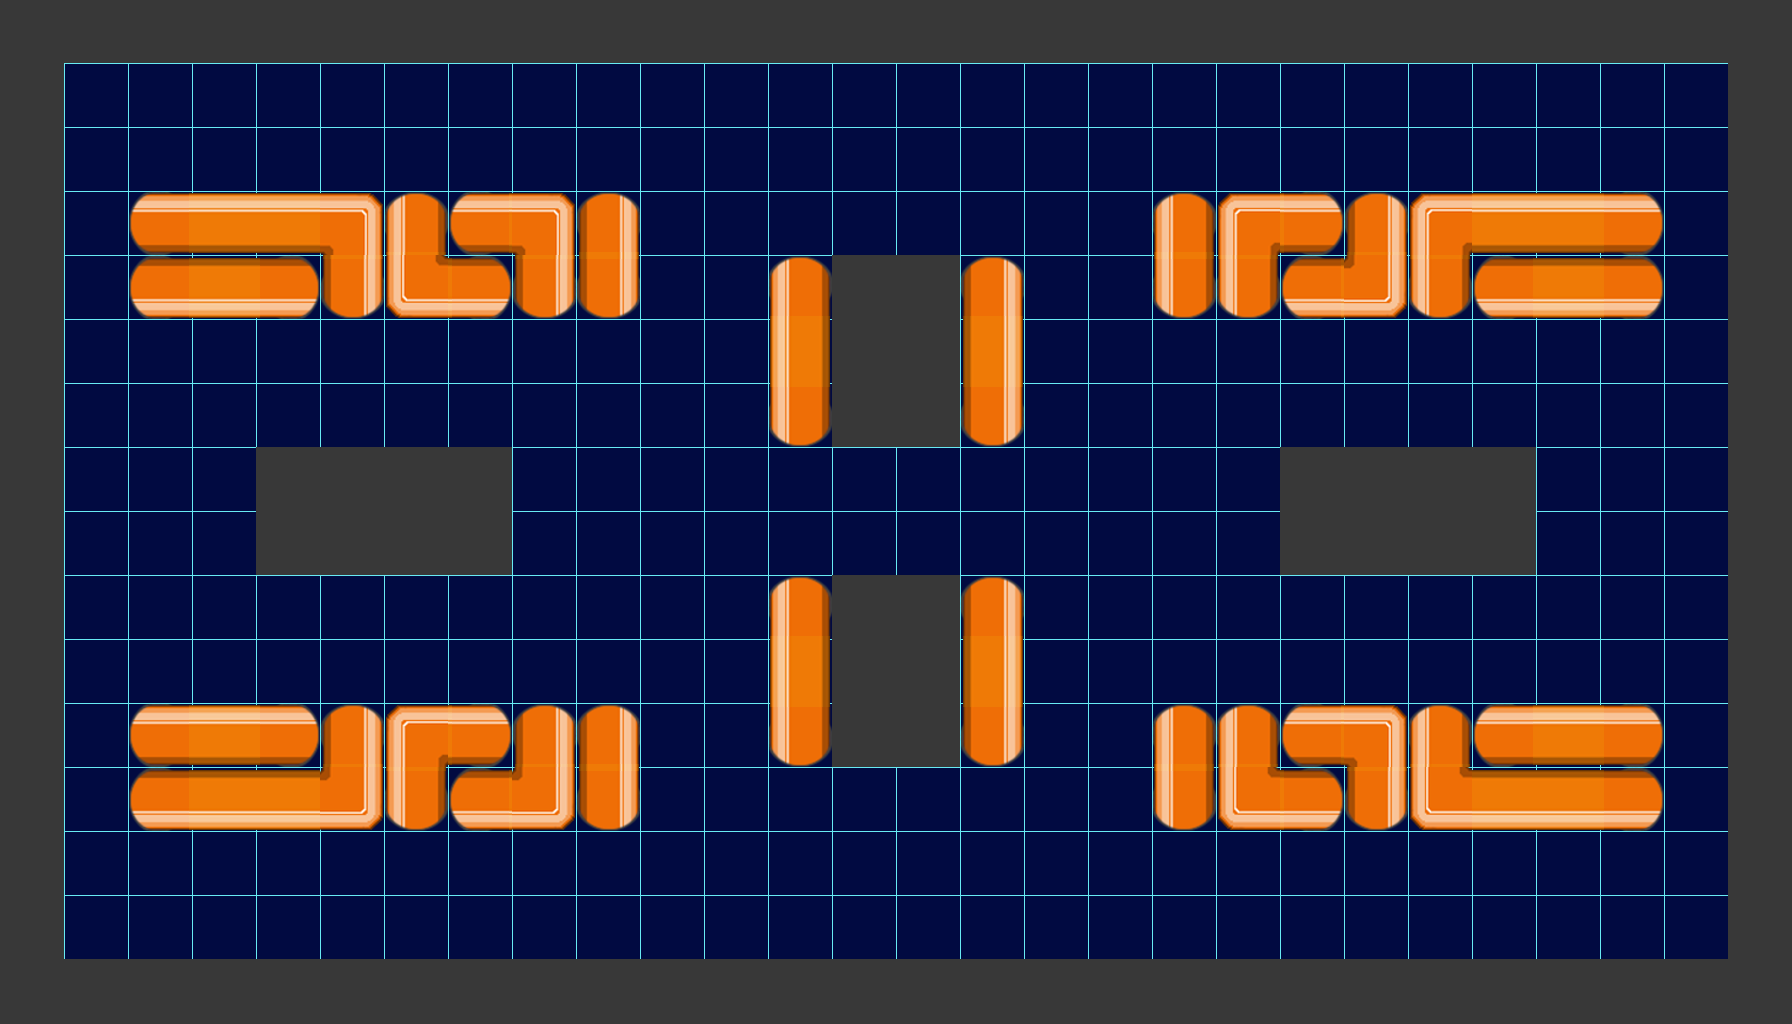

Below is a game level as drawn by its tile map, then a one-line description and the .tmx file that defines it, in full:
An orthogonal 28x16 tile map with 64x64 px tiles, 1 tile layer (tiles) and 14 objects.

<map version="1.0" tiledversion="1.0.3" orientation="orthogonal" renderorder="right-down" width="28" height="16" tilewidth="64" tileheight="64" nextobjectid="29">
 <tileset firstgid="1" source="NeonPulseTiles.tsx" />
 <layer name="tiles" width="28" height="16">
  <data encoding="csv">
9,9,9,9,9,9,9,9,9,9,9,9,9,9,9,9,9,9,9,9,9,9,9,9,9,9,9,9,
9,10,10,10,10,10,10,10,10,10,10,10,10,10,10,10,10,10,10,10,10,10,10,10,10,10,10,9,
9,10,10,10,10,10,10,10,10,10,10,10,10,10,10,10,10,10,10,10,10,10,10,10,10,10,10,9,
9,10,24,31,31,20,32,24,20,33,10,10,10,10,10,10,10,10,32,23,27,33,23,31,31,27,10,9,
9,10,25,28,26,35,21,26,35,35,10,10,32,9,9,33,10,10,34,34,25,22,34,25,28,26,10,9,
9,10,10,10,10,10,10,10,10,10,10,10,29,9,9,30,10,10,10,10,10,10,10,10,10,10,10,9,
9,10,10,10,10,10,10,10,10,10,10,10,34,9,9,35,10,10,10,10,10,10,10,10,10,10,10,9,
9,10,10,10,9,9,9,9,10,10,10,10,10,10,10,10,10,10,10,10,9,9,9,9,10,10,10,9,
9,10,10,10,9,9,9,9,10,10,10,10,10,10,10,10,10,10,10,10,9,9,9,9,10,10,10,9,
9,10,10,10,10,10,10,10,10,10,10,10,32,9,9,33,10,10,10,10,10,10,10,10,10,10,10,9,
9,10,10,10,10,10,10,10,10,10,10,10,29,9,9,30,10,10,10,10,10,10,10,10,10,10,10,9,
9,10,24,31,27,33,23,27,33,33,10,10,34,9,9,35,10,10,32,32,24,20,32,24,31,27,10,9,
9,10,25,28,28,22,34,25,22,35,10,10,10,10,10,10,10,10,34,21,26,35,21,28,28,26,10,9,
9,10,10,10,10,10,10,10,10,10,10,10,10,10,10,10,10,10,10,10,10,10,10,10,10,10,10,9,
9,10,10,10,10,10,10,10,10,10,10,10,10,10,10,10,10,10,10,10,10,10,10,10,10,10,10,9,
9,9,9,9,9,9,9,9,9,9,9,9,9,9,9,9,9,9,9,9,9,9,9,9,9,9,9,9
</data>
 </layer>
 <objectgroup name="pit" visible="0">
  <object id="20" x="1280" y="448" width="256" height="128" />
  <object id="21" x="256" y="448" width="256" height="128" />
  <object id="22" x="832" y="256" width="128" height="192" />
  <object id="23" x="832" y="576" width="128" height="192" />
  <object id="26" x="-64" y="1024" width="1984" height="64" />
  <object id="28" x="-64" y="-64" width="1920" height="64" />
 </objectgroup>
 <objectgroup name="wall" visible="0">
  <object id="8" x="128.333" y="191.333" width="512" height="128" />
  <object id="9" x="128" y="704" width="512" height="128" />
  <object id="14" x="1152" y="192" width="512" height="128" />
  <object id="15" x="1152" y="704" width="512" height="128" />
  <object id="16" x="768" y="576" width="64" height="192" />
  <object id="17" x="960" y="576" width="64" height="192" />
  <object id="18" x="768" y="256" width="64" height="192" />
  <object id="19" x="960" y="256" width="64" height="192" />
 </objectgroup>
</map>
